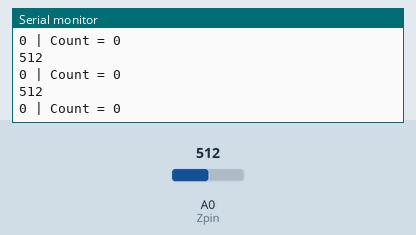
Simulated run of this sketch. Board: Arduino Uno, built with avr-gcc and run on an emulated ATmega328P. On the bench: the last lines printed to the serial monitor. Inputs (shaded band) come from the test bench; at power-on: A0 (Zpin) = 512.

Above: at 1.3 s.
1.4 s: A0 (Zpin) set to 716
At 2.0 s:
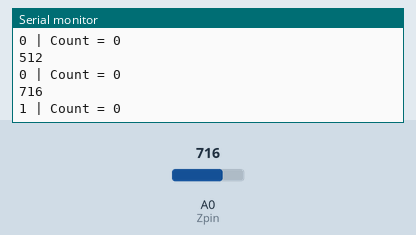
2.9 s: A0 (Zpin) set to 900
At 3.36 s:
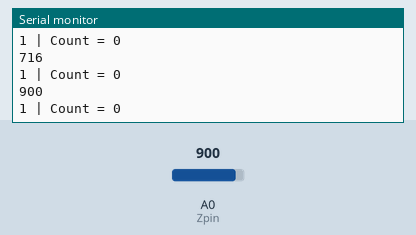
Timing chart, 0 to 5.9 s (numbered marks = the images above; inputs shaded):
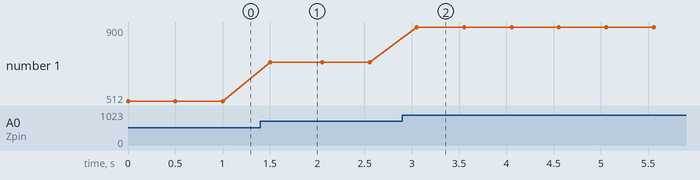

The sketch:

Reps_using_acclerometer.ino
```cpp
#include<math.h>
#define Zpin A0 //Accelerometer Z axis output will be given to A0
int Zraw;
double Zg;
int state;
int c_state = 0; //current state
int p_state = 0; //previous state
int count = 0; //counting all edges
int realcount; //Count for just low to high edges

void setup() {
  Serial.begin(9600);
}
void loop() {
  Zraw = analogRead(Zpin);
  Zg = ( ( ( (double)(Zraw * 3.3)/1024) - 1.65 ) / 0.30 ); // Acceleration in z-direction in g units
  Serial.println(Zraw);

  if(Zg > 0.9) {
    state = 1;
  }
  else {
    state = 0;
  }
  c_state = state;
  // compare the current state to its previous state
  if (c_state != p_state) {
      // if the state has changed, increment the counter
      count++;
      // Delay a little bit to avoid bouncing
      delay(50);
  }
  else{
    count = count;
  }
  // save the current state as the last state, for next time through the loop
  p_state = c_state;
  //Serial.print(Zraw);
  //Serial.print(" | ");
  Serial.print(state);
  Serial.print(" | Count = ");
  realcount = count / 2;
  Serial.println(realcount);
        delay(500);

  /*
   *  The problem here is:
   *  ADXL335 is extremely sensitive to touch or any kind of shock. The values keep fluctuating even when the device is kept steady. I cannot see this device being used in a gym.
  */
}
```

Measured:
- after the input at 1.4 s, the serial monitor: prints a new line after 0.10 s (image 1)
- after the input at 2.9 s, the serial monitor: prints a new line after 0.15 s (image 2)
- plotted number 1: 512 → 716 after the input at 1.4 s, 716 → 900 after the input at 2.9 s
